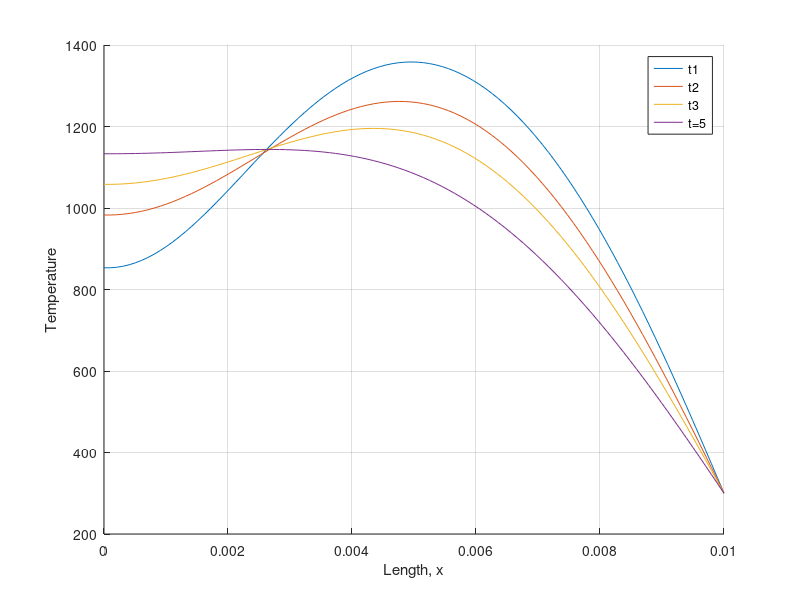

This chart was generated by the following MATLAB code:
% clear 
% close all
% Initialize number of nodes and constants
N = 100;

L = 0.01;
rho = 11000;
k = 4.5;
c = 300;
alpha = k/(rho*c);
q = 300E6/(2/pi);
h = L/(N-1);
dt = 0.0001;
% Initialize domain
x = linspace(0,L,N);
x1 = x;
% Initialize and plot heat distribTtion at t = 0
T = ones(1,N)*500; 
T = T;
hold on
% Calculate heat at specified times
t = [1,1.1,6,8];
jmax = t/dt;
k = 4.5;
T(1) = 420;
T(length(T)) = 420; 
error = 1;
count = 0;
while error > 0.001
Told = T;
for i=2:N-1    
    T(i) = (Told(i-1) + Told(i+1))/2 + (h^2)*q*sin((pi*i*h)/L)/(2*k);
% T(i) = Told(i) + alpha*dt((Told(i-1)- 2*Toldi*(i)+Told(i+1))/(h^2) + q*sin((pi*i*h)/L));
end
error = max(abs(T-Told));
end
% plot(x,T)
grid on
xlabel('x')
ylabel('T')


% clear 
% close all
% Initialize number of nodes and constants
N = 100;

L = 0.01;
rho = 11000;
k = 4.5;
c = 300;
alpha = k/(rho*c);
q = (300E6/(2/pi))*0.02;
h = L/(N-1);
dt = 0.0001;
% Initialize domain
x = linspace(0,L,N);
x1 = x;
% Initialize and plot heat distribTtion at t = 0

hold on
% Calculate heat at specified times
t = [1,2,3,5];
jmax = t/dt;
w = 1;
T(length(T)) = 300;
for j = 1:jmax(4) 
    Told = T;
for i=N-1:-1:2    
    T(i) = Told(i) + alpha*dt*((Told(i-1)-2*Told(i)+Told(i+1))/(h^2) + q);
% T(i) = Told(i) + alpha*dt((Told(i-1)- 2*Toldi*(i)+Told(i+1))/(h^2) + q*sin((pi*i*h)/L));
end
T(1)=T(2);
if j == jmax(w)
plot(x,T)
xlabel('x')
ylabel('T')
w = w+1;
end
end
legend('t1','t2','t3','t=5'), xlabel('Length, x'), ylabel('Temperature')